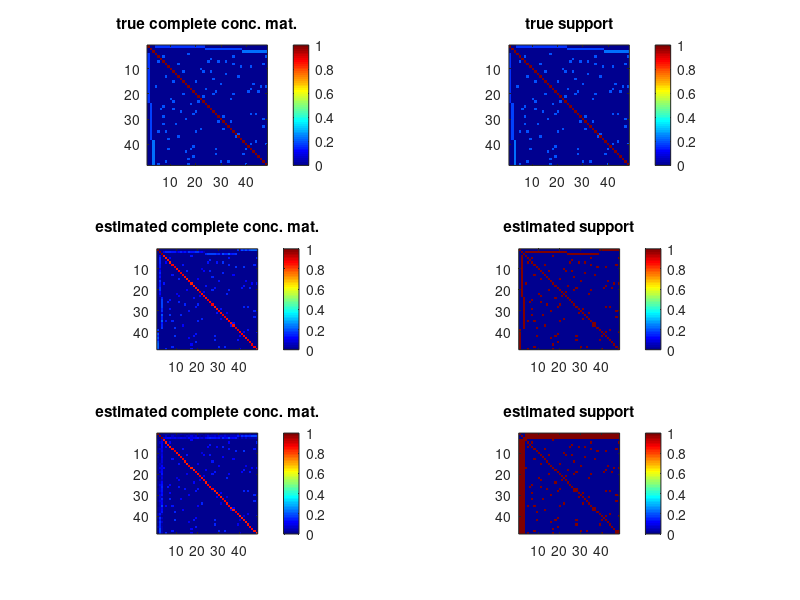

MATLAB code for this plot:
clear all; clc; 
load('TOY_DIFF.mat');

figure(1);clf;
subplot(3,2,1)
imagesc(abs(Dfull));
pbaspect([1 1 1]);
title('true complete conc. mat.');
colorbar
subplot(3,2,2)
imagesc(abs(Dfull));
pbaspect([1 1 1]);
title('true support');
colorbar
subplot(3,2,3)
imagesc(abs(Dfin).*(abs(Dfin)>THRESH));
pbaspect([1 1 1]);
title('estimated complete conc. mat.');
colorbar
subplot(3,2,4)
imagesc(abs(Dfin)>THRESH);
pbaspect([1 1 1]);
title('estimated support');
colorbar
subplot(3,2,5)
imagesc(abs(Dfin_tr).*(abs(Dfin_tr)>THRESH));
pbaspect([1 1 1]);
title('estimated complete conc. mat.');
colorbar
subplot(3,2,6)
imagesc(abs(Dfin_tr)>THRESH);
pbaspect([1 1 1]);
title('estimated support');
colorbar
colormap jet